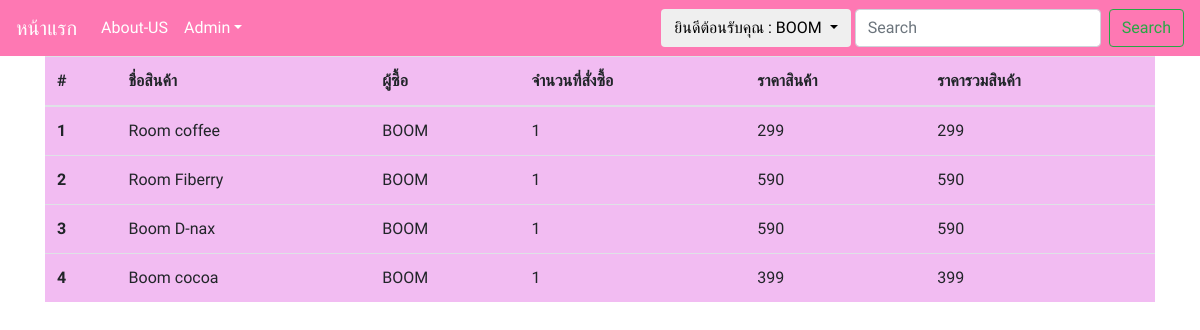
The page /pro/order-history.php (signed in) on the database its author committed.
### tables this page shows
CREATE TABLE `bill` (
  `bill_id` int(11) NOT NULL,
  `bill_products_name` varchar(150) NOT NULL,
  `bill_customer` varchar(150) NOT NULL,
  `bill_price` int(11) NOT NULL,
  `bill_result_price` int(11) NOT NULL,
  `bill_product_qty` int(11) NOT NULL,
  `bill_status` varchar(20) NOT NULL DEFAULT 'not paid',
  `bill_img` text NOT NULL,
  `bill_timestamp` date NOT NULL DEFAULT current_timestamp()
);

### pro/order-history.php (the view, shortened to what this page needs)
<?php
require_once 'navbar.php';
require_once 'connect.php';
if (isset($_SESSION['user_id'])) {
?>
<body>
  <div class="container">
    <div class="table-responsive">
      <table style="background:#f2bcf2" class="table">
<thead>
  <tr>
    <th scope="col">#</th>
    <th scope="col">ชื่อสินค้า</th>
    <th scope="col">ผู้ซื้อ</th>
    <th scope="col">จำนวนที่สั่งซื้อ</th>
    <th scope="col">ราคาสินค้า</th>
    <th scope="col">ราคารวมสินค้า</th>
  </tr>
</thead>
<tbody>
    <?php
    $id=$_SESSION['user_id'];
    $n=1;
    $sql = ("SELECT * FROM bill WHERE bill_customer='$id'");
    $result=$mysqli->query($sql);
      while ($row = mysqli_fetch_array($result)) {
        ?>
        <tr>
          <th scope="row"><?php echo $n; ?></th>
          <td><?php echo $row['bill_products_name']; ?></td>
          <td><?php  if ($row['bill_customer']==$_SESSION['user_id']) {
            echo $_SESSION['user_name'];
          } ?></td>
          <td><?php echo $row['bill_product_qty']; ?></td>
          <td><?php echo $row['bill_price']; ?></td>
          <td><?php echo $row['bill_result_price']; ?></td>
        </tr>
        <?php
        $n++;
      }
     ?>
</tbody>
</table>
    </div>
  </div>
</body>
<?php
}
 ?>

### pro/navbar.php (style rules this page uses)
* { font-family: 'Mali', cursive; }

### pro/order-history.php (style rules this page uses)
body { background-image: url("img/bg1.png"); }

### rows shown on the page
bill: bill_products_name "Room coffee", bill_product_qty "1", bill_price "299", bill_result_price "299"
bill: bill_products_name "Room Fiberry", bill_product_qty "1", bill_price "590", bill_result_price "590"
bill: bill_products_name "Boom D-nax", bill_product_qty "1", bill_price "590", bill_result_price "590"
bill: bill_products_name "Boom cocoa", bill_product_qty "1", bill_price "399", bill_result_price "399"

### other values the page prints
$_SESSION['user_name'] "BOOM"
